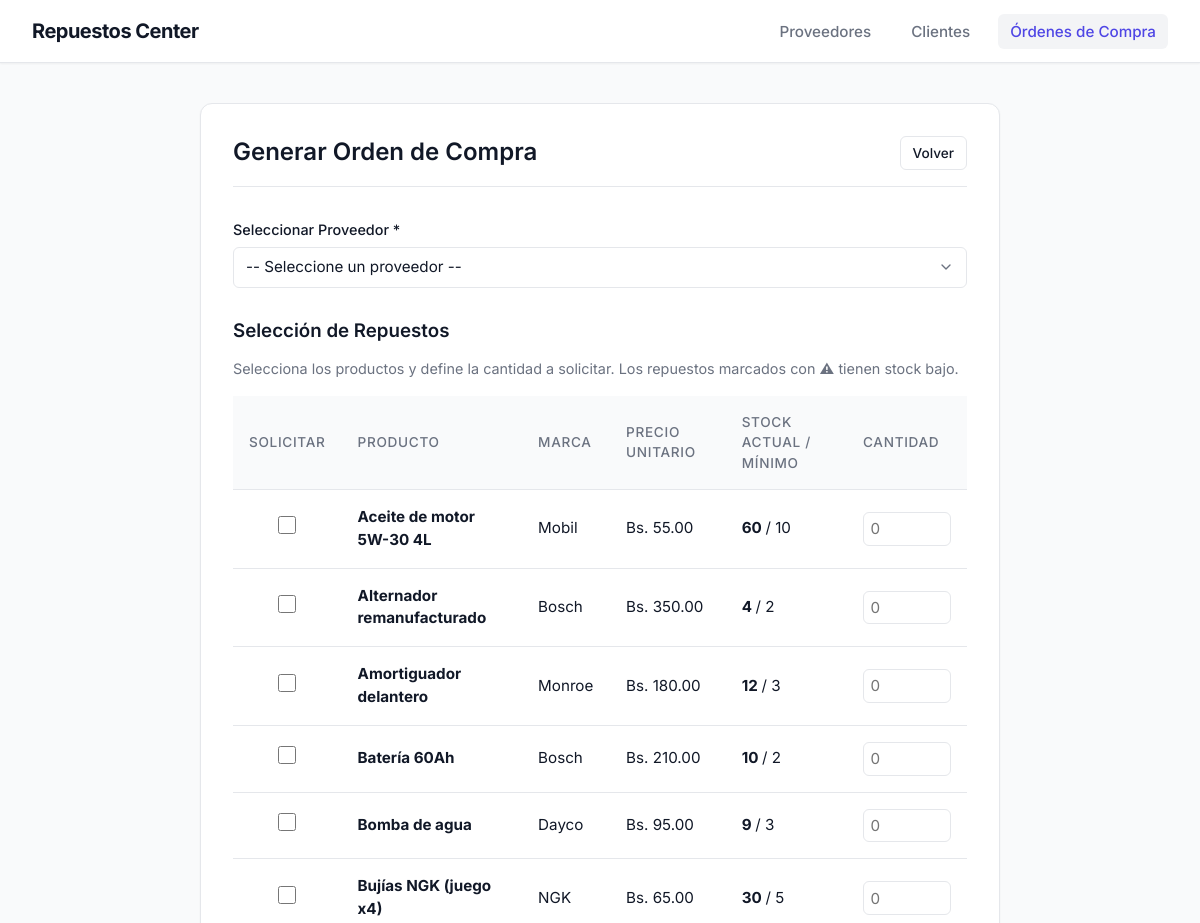
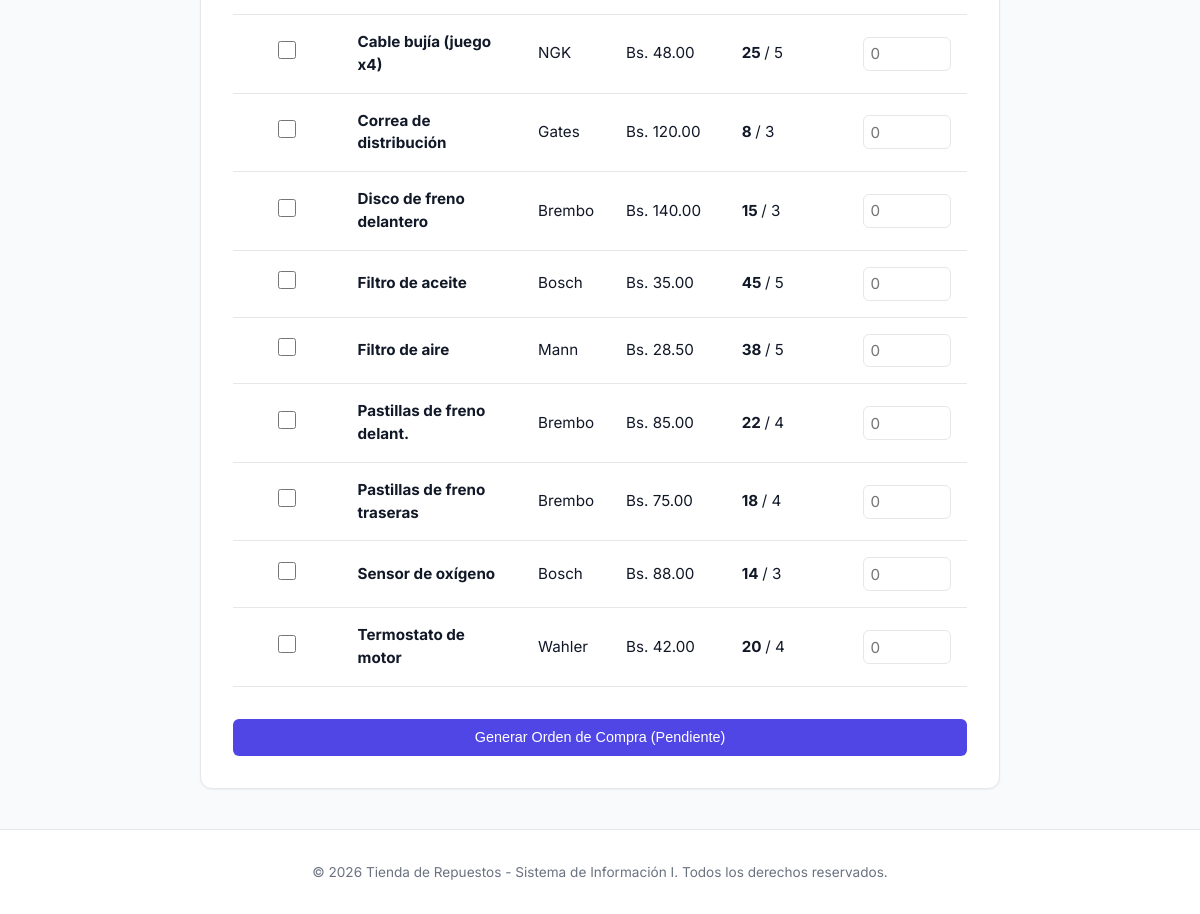
The app's page /ordenes/crear with its own data (2 pictures, top to bottom).
### tables this page shows
CREATE TABLE producto (
    id_producto         INT AUTO_INCREMENT PRIMARY KEY,
    nombre              VARCHAR(150) NOT NULL,
    marca               VARCHAR(80),
    categoria           VARCHAR(80),
    descripcion         VARCHAR(255),
    precio              DECIMAL(10,2) NOT NULL,
    stock               INT NOT NULL DEFAULT 0,
    stock_minimo        INT NOT NULL DEFAULT 5,
    vehiculo_compatible VARCHAR(150),
    estado              ENUM('activo', 'inactivo') NOT NULL DEFAULT 'activo',
    fecha_registro      DATETIME NOT NULL DEFAULT CURRENT_TIMESTAMP
);

### controllers/OrdenCompraController.php (called while the page is built, shortened)
<?php
class OrdenCompraController {
    private $productoModel;
    public function __construct() {
        $this->productoModel = new Producto();
    }
    public function crear() {
        $productos = $this->productoModel->getAll();
        require_once __DIR__ . '/../views/layout/header.php';
        require_once __DIR__ . '/../views/ordenes/crear.php';
        require_once __DIR__ . '/../views/layout/footer.php';
    }
}

### public/index.php (called while the page is built, shortened)
<?php
spl_autoload_register(function ($class) {
    $paths = [
        __DIR__ . '/../core/',
        __DIR__ . '/../models/',
        __DIR__ . '/../controllers/'
    ];
    foreach ($paths as $path) {
        $file = $path . $class . '.php';
        if (file_exists($file)) {
            return;
        }
    }
});
$router = new Router();
$router->get('clientes', 'ClienteController@index');
$router->get('clientes/crear', 'ClienteController@crear');
$router->post('clientes/guardar', 'ClienteController@guardar');
$router->get('clientes/editar/{id}', 'ClienteController@editar');
$router->post('clientes/actualizar/{id}', 'ClienteController@actualizar');
$router->get('clientes/eliminar/{id}', 'ClienteController@eliminar');
$router->get('proveedores', 'ProveedorController@index');
$router->get('proveedores/crear', 'ProveedorController@crear');
$router->post('proveedores/guardar', 'ProveedorController@guardar');
$router->get('proveedores/editar/{id}', 'ProveedorController@editar');
$router->post('proveedores/actualizar/{id}', 'ProveedorController@actualizar');
$router->get('proveedores/eliminar/{id}', 'ProveedorController@eliminar');
$router->get('ordenes', 'OrdenCompraController@index');
$router->get('ordenes/crear', 'OrdenCompraController@crear');
$router->post('ordenes/guardar', 'OrdenCompraController@guardar');
$router->get('ordenes/ver/{id}', 'OrdenCompraController@ver');
$router->post('ordenes/estado/{id}', 'OrdenCompraController@actualizarEstado');
$router->get('', 'ProveedorController@index');
$url = isset($_GET['url']) ? $_GET['url'] : '';
$method = $_SERVER['REQUEST_METHOD'];
$router->dispatch($url, $method);

### core/Database.php (called while the page is built)
<?php
class Database {
    private static $instance = null;
    private $pdo;
    private function __construct() {
        $config = require __DIR__ . '/../config/database.php';
        $dsn = "mysql:host={$config['host']};dbname={$config['db']};charset={$config['charset']}";
        try {
            $this->pdo = new PDO($dsn, $config['user'], $config['pass'], $config['options']);
        } catch (PDOException $e) {
            die("Error de conexión a la base de datos: " . $e->getMessage());
        }
    }
    public static function getInstance() {
        if (self::$instance === null) {
            self::$instance = new self();
        }
        return self::$instance;
    }
    public function getConnection() {
        return $this->pdo;
    }
}

### config/database.php (called while the page is built)
<?php
return [
    'host' => 'localhost',
    'db'   => 'tienda_repuestos',
    'user' => 'root',
    'pass' => '',
    'charset' => 'utf8mb4',
    'options' => [
        PDO::ATTR_ERRMODE            => PDO::ERRMODE_EXCEPTION,
        PDO::ATTR_DEFAULT_FETCH_MODE => PDO::FETCH_ASSOC,
        PDO::ATTR_EMULATE_PREPARES   => false,
    ],
];

### models/Producto.php (called while the page is built, shortened)
<?php
class Producto {
    private $db;
    public function __construct() {
        $this->db = Database::getInstance()->getConnection();
    }
    public function getAll() {
        $stmt = $this->db->prepare("SELECT * FROM producto WHERE estado = 'activo' ORDER BY nombre ASC");
        $stmt->execute();
        return $stmt->fetchAll();
    }
}

### views/ordenes/crear.php (the view, shortened to what this page needs)
<div class="panel" style="max-width: 800px; margin: 0 auto;">
    <div class="panel-header">
        <h2>Generar Orden de Compra</h2>
        <a href="<?= BASE_URL ?>ordenes" class="btn btn-secondary btn-sm">Volver</a>
    </div>
    <form action="<?= BASE_URL ?>ordenes/guardar" method="POST">
        <div class="form-group">
            <label for="id_proveedor">Seleccionar Proveedor *</label>
            <select id="id_proveedor" name="id_proveedor" class="form-control" required>
                <option value="">-- Seleccione un proveedor --</option>
            </select>
        </div>
        <h3 style="margin-top: 2rem; margin-bottom: 1rem;">Selección de Repuestos</h3>
        <p style="font-size: 0.9rem; color: var(--text-secondary); margin-bottom: 1rem;">
            Selecciona los productos y define la cantidad a solicitar. Los repuestos marcados con <strong style="color: var(--accent-red);">⚠</strong> tienen stock bajo.
        </p>
        <div class="table-container" style="margin-bottom: 2rem;">
            <table>
                <thead>
                    <tr>
                        <th style="width: 50px;">Solicitar</th>
                        <th>Producto</th>
                        <th>Marca</th>
                        <th>Precio Unitario</th>
                        <th>Stock Actual / Mínimo</th>
                        <th style="width: 120px;">Cantidad</th>
                    </tr>
                </thead>
                <tbody>
                    <?php if (empty($productos)): ?>
                        <tr>
                            <td colspan="6" style="text-align: center; color: var(--text-secondary);">No hay productos registrados en el sistema.</td>
                        </tr>
                    <?php else: ?>
                        <?php foreach ($productos as $prod): ?>
                            <?php
                            $isLowStock = ($prod['stock'] <= $prod['stock_minimo']);
                            ?>
                            <tr style="<?= $isLowStock ? 'background: rgba(248, 113, 113, 0.03);' : '' ?>">
                                <td style="text-align: center;">
                                    <input type="checkbox" name="productos[]" value="<?= $prod['id_producto'] ?>" style="width: 18px; height: 18px; cursor: pointer;">
                                </td>
                                <td>
                                    <strong><?= htmlspecialchars($prod['nombre']) ?></strong>
                                </td>
                                <td><?= htmlspecialchars($prod['marca'] ?? 'N/A') ?></td>
                                <td>Bs. <?= number_format($prod['precio'], 2) ?></td>
                                <td>
                                    <span style="color: <?= $isLowStock ? 'var(--accent-red)' : 'var(--accent-green)' ?>; font-weight: bold;">
                                        <?= $prod['stock'] ?>
                                    </span>
                                    / <?= $prod['stock_minimo'] ?>
                                </td>
                                <td>
                                    <input type="number" name="cantidades[<?= $prod['id_producto'] ?>]" class="form-control" min="1" placeholder="0" style="padding: 0.4rem;">
                                </td>
                            </tr>
                        <?php endforeach; ?>
                    <?php endif; ?>
                </tbody>
            </table>
        </div>
        <button type="submit" class="btn btn-primary" style="width: 100%;">Generar Orden de Compra (Pendiente)</button>
    </form>
</div>

### public/css/style.css (style rules this page uses)
.panel { background-color: var(--bg-panel); border: 1px solid var(--border-color); border-radius: 12px; padding: 2rem; box-shadow: var(--shadow-sm); }
.panel-header { display: flex; justify-content: space-between; align-items: center; margin-bottom: 2rem; padding-bottom: 1rem; border-bottom: 1px solid var(--border-color); }
.panel-header h2 { font-size: 1.5rem; margin: 0; }
.btn { display: inline-flex; align-items: center; justify-content: center; padding: 0.6rem 1.25rem; border-radius: 6px; font-weight: 500; font-size: 0.9rem; cursor: pointer; border: 1px solid transparent; transition: var(--transition); }
.btn-primary { background-color: var(--accent-primary); color: #ffffff; }
.btn-secondary { background-color: #ffffff; color: var(--text-primary); border-color: var(--border-color); }
.btn-sm { padding: 0.35rem 0.75rem; font-size: 0.85rem; }
.table-container { overflow-x: auto; margin-top: 1rem; }
table { width: 100%; border-collapse: collapse; text-align: left; font-size: 0.95rem; }
th { padding: 1rem; color: var(--text-secondary); font-weight: 500; font-size: 0.85rem; text-transform: uppercase; letter-spacing: 0.05em; border-bottom: 1px solid var(--border-color); background-color: #f9fafb; }
td { padding: 1rem; border-bottom: 1px solid var(--border-color); color: var(--text-primary); vertical-align: middle; }
.form-group { margin-bottom: 1.25rem; }
.form-group label { display: block; margin-bottom: 0.4rem; color: var(--text-primary); font-size: 0.9rem; font-weight: 500; }
.form-control { width: 100%; padding: 0.6rem 0.75rem; background-color: #ffffff; border: 1px solid var(--border-color); border-radius: 6px; color: var(--text-primary); font-family: inherit; font-size: 0.95rem; transition: var(--transition); }
select.form-control { appearance: none; background-repeat: no-repeat; background-position: right 0.75rem center; background-size: 1rem; padding-right: 2.5rem; }

### public/css/base.css (style rules this page uses)
:root { --bg-body: #f9fafb; --bg-panel: #ffffff; --border-color: #e5e7eb; --text-primary: #111827; --text-secondary: #6b7280; --accent-primary: #4f46e5; --accent-primary-hover: #4338ca; --accent-success-bg: #ecfdf5; --accent-success-text: #059669; --accent-warning-bg: #fffbeb; --accent-warning-text: #d97706; --accent-danger-bg: #fef2f2; --accent-danger-text: #dc2626; --shadow-sm: 0 1px 2px 0 rgba(0, 0, 0, 0.05); --shadow-md: 0 4px 6px -1px rgba(0, 0, 0, 0.05), 0 2px 4px -1px rgba(0, 0, 0, 0.03); --transition: all 0.2s ease-in-out; }
* { margin: 0; padding: 0; box-sizing: border-box; }
body { font-family: 'Inter', system-ui, -apple-system, sans-serif; background-color: var(--bg-body); color: var(--text-primary); line-height: 1.5; -webkit-font-smoothing: antialiased; min-height: 100vh; display: flex; flex-direction: column; }
h1, h2, h3, h4, h5, h6 { font-weight: 600; color: var(--text-primary); line-height: 1.2; }
a { color: var(--accent-primary); text-decoration: none; transition: var(--transition); }

### records on screen
producto: nombre "Aceite de motor 5W-30 4L", marca "Mobil", precio "55.00", stock "60", stock_minimo "10"
producto: nombre "Alternador remanufacturado", marca "Bosch", precio "350.00", stock "4", stock_minimo "2"
producto: nombre "Amortiguador delantero", marca "Monroe", precio "180.00", stock "12", stock_minimo "3"
producto: nombre "Batería 60Ah", marca "Bosch", precio "210.00", stock "10", stock_minimo "2"
producto: nombre "Bomba de agua", marca "Dayco", precio "95.00", stock "9", stock_minimo "3"
producto: nombre "Bujías NGK (juego x4)", marca "NGK", precio "65.00", stock "30", stock_minimo "5"
producto: nombre "Cable bujía (juego x4)", marca "NGK", precio "48.00", stock "25", stock_minimo "5"
producto: nombre "Correa de distribución", marca "Gates", precio "120.00", stock "8", stock_minimo "3"
producto: nombre "Disco de freno delantero", marca "Brembo", precio "140.00", stock "15", stock_minimo "3"
producto: nombre "Filtro de aceite", marca "Bosch", precio "35.00", stock "45", stock_minimo "5"
producto: nombre "Filtro de aire", marca "Mann", precio "28.50", stock "38", stock_minimo "5"
producto: nombre "Pastillas de freno delant.", marca "Brembo", precio "85.00", stock "22", stock_minimo "4"
producto: nombre "Pastillas de freno traseras", marca "Brembo", precio "75.00", stock "18", stock_minimo "4"
producto: nombre "Sensor de oxígeno", marca "Bosch", precio "88.00", stock "14", stock_minimo "3"
producto: nombre "Termostato de motor", marca "Wahler", precio "42.00", stock "20", stock_minimo "4"
